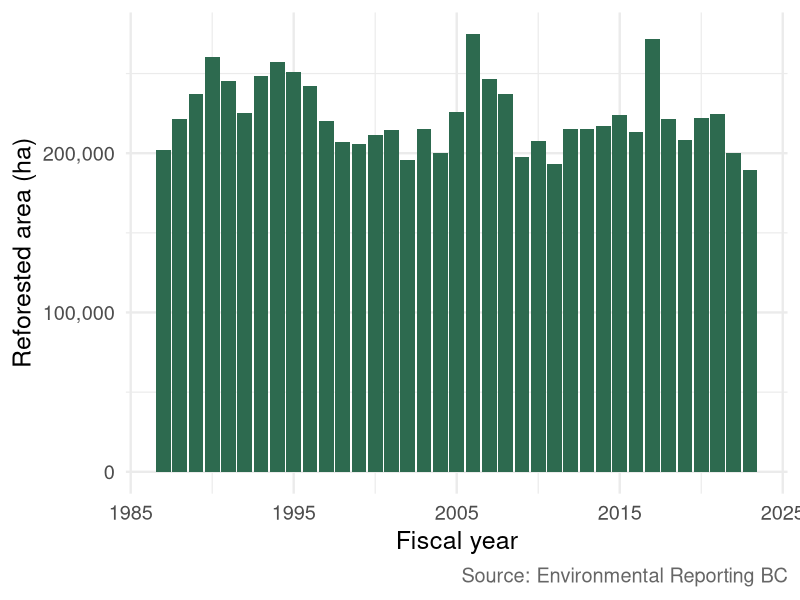

Write R code to recreate this figure.
## ---- chunk 1
#| include: false
library(tidyverse)
library(readxl)
library(lubridate)
library(here)
library(knitr)
library(scales)
# Add: library(sf) and library(leaflet) if your talk uses spatial work
## ---- chunk 2
#| echo: false
#| fig.width: 9
#| fig.height: 4.8

# Replace with your group's headline chart.
# Use base_size 18+ so the chart reads on a projector.
bc <- read_excel(here("data", "bc_disturbance_reforestation.xlsx"),
                 sheet = "Data")

ggplot(bc, aes(x = Fiscal_Year, y = Reforestation_ha)) +
  geom_col(fill = "#2D6A4F") +
  scale_y_continuous(labels = label_comma()) +
  labs(title    = NULL,
       x        = "Fiscal year",
       y        = "Reforested area (ha)",
       caption  = "Source: Environmental Reporting BC") +
  theme_minimal(base_size = 18) +
  theme(plot.caption = element_text(colour = "grey40"))
## ---- chunk 3
#| echo: false
# Replace with your group's headline summary table
bc |>
  summarise(
    n_years     = n(),
    mean_ha     = mean(Reforestation_ha) |> round(0) |> comma(),
    median_ha   = median(Reforestation_ha) |> round(0) |> comma(),
    max_ha      = max(Reforestation_ha) |> round(0) |> comma(),
    max_year    = Fiscal_Year[which.max(Reforestation_ha)]
  ) |>
  kable(col.names = c("Years", "Mean (ha)", "Median (ha)",
                      "Max (ha)", "Max year"))
